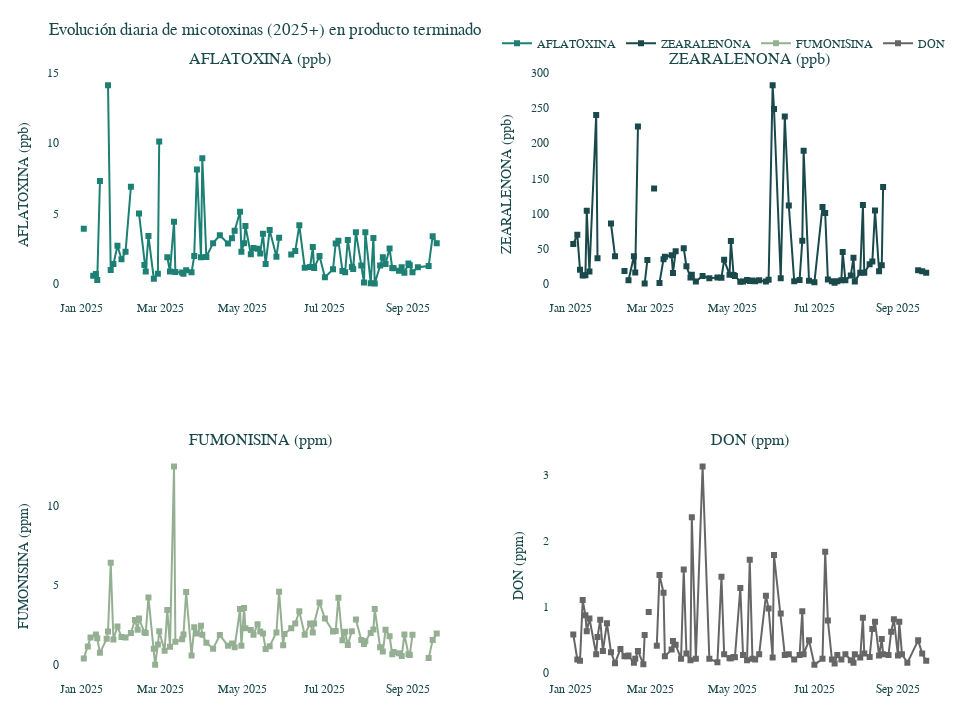

Here is the notebook cell this chart was saved with:
### Code cell
toxinas_mes_producto["Fecha Producción"] = pd.to_datetime(toxinas_mes_producto["Fecha Producción"])
COLORS = {
    "AFLATOXINA":  "#1C8074",  # verde principal
    "ZEARALENONA": "#1A494C",  # verde profundo
    "FUMONISINA":  "#94AF92",  # verde suave
    "DON":         "#666666",  # gris
}
GRID = "#FFFFFF"
BG_PAPER = "#FFFFFF"   # o prueba "#E6ECD8" si prefieres un fondo verdoso suave
BG_PLOT  = "#FFFFFF"

# Crear figura 2x2
fig = make_subplots(
    rows=2, cols=2,
    subplot_titles=["AFLATOXINA (ppb)", "ZEARALENONA (ppb)", "FUMONISINA (ppm)", "DON (ppm)"]
)

# Definir orden y unidades
cols = [
    ("AFLATOXINA", "ppb", 1, 1),
    ("ZEARALENONA", "ppb", 1, 2),
    ("FUMONISINA", "ppm", 2, 1),
    ("DON", "ppm", 2, 2)
]

# Trazas con colores corporativos
for col, unidad, r, c in cols:
    fig.add_trace(
        go.Scatter(
            x=toxinas_mes_producto["Fecha Producción"],
            y=toxinas_mes_producto[col],
            mode="lines+markers",
            name=col,
            line=dict(width=2, color=COLORS[col]),
            marker=dict(size=6, symbol="square")
        ),
        row=r, col=c
    )
    fig.update_yaxes(title_text=f"{col} ({unidad})", row=r, col=c)

# Estilo corporativo general
fig.update_layout(
    height=720, width=980,
    title="Evolución diaria de micotoxinas (2025+) en producto terminado",
    paper_bgcolor=BG_PAPER,
    plot_bgcolor=BG_PLOT,
    font=dict(family="Arial", size=12, color="#1A494C"),
    margin=dict(l=60, r=30, t=70, b=40),
    legend=dict(orientation="h", yanchor="bottom", y=1.02, xanchor="right", x=1)
)

# Grillas suaves
fig.update_xaxes(showgrid=True, gridcolor=GRID, zeroline=False)
fig.update_yaxes(showgrid=True, gridcolor=GRID, zeroline=False)

# Guardar en HTML
#output_path = f"{ROOT_IMAGEN}/micotoxinas_subplots_evolucion.html"
#fig.write_html(output_path, include_plotlyjs="cdn", full_html=True)

#print(f"Gráfico guardado en: {output_path}")
fig.show()
s3.save_plotly_html(fig, "micotoxinas_subplots_evolucion.html")
